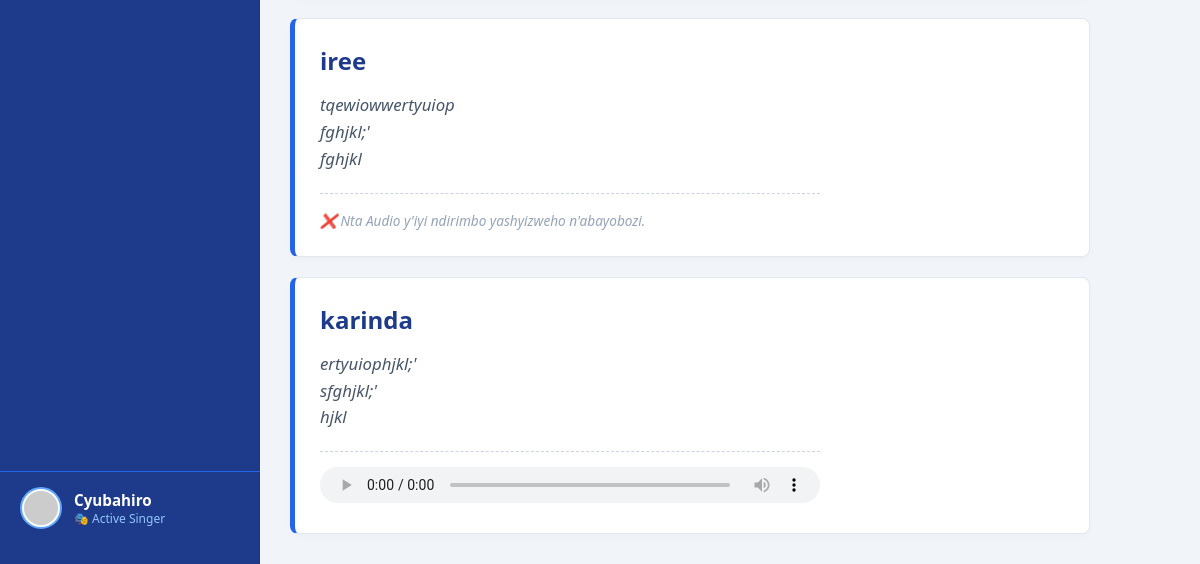
Before: /songs/ (signed in, lower part) with the older database file.
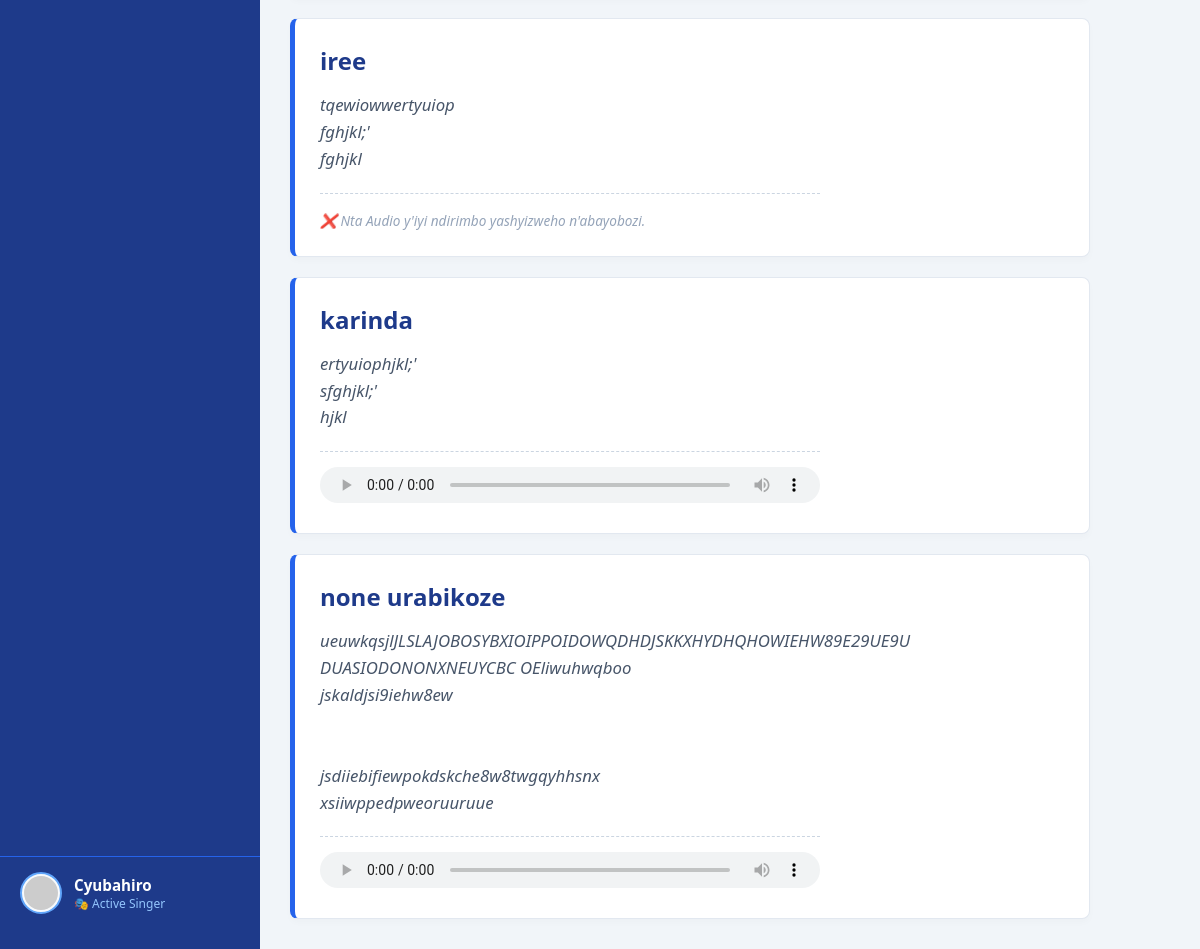
After: the same page with the newer database file.
### choir_app/models.py (models this page shows, shortened)
class Song(models.Model):
    title = models.CharField(max_length=200)
    lyrics = models.TextField()
    audio_file = models.FileField(upload_to='choir_audios/', blank=True, null=True)

### choir_app/views.py (the view)
# urls.py: path('songs/', views.songs_list, name='songs_list'),
@login_required(login_url='/login/')
def songs_list(request):
    songs = Song.objects.all()
    return render(request, 'choir_app/songs.html', {'songs': songs})

### choir_app/templates/choir_app/songs.html (shortened to what this page needs)
<!DOCTYPE html>
<html lang="en">
<head>
</head>
<body>
    <div class="sidebar">
<div class="side-user-box" style="padding: 15px 20px; border-top: 1px solid #2563eb; display: flex; align-items: center; gap: 12px; background: #1e3a8a;">
    <img src="https://dicebear.com{{ request.user.username }}" class="user-avatar" style="width: 42px; height: 42px; border-radius: 50%; border: 2px solid #60a5fa; background: #f8fafc; padding: 2px;" alt="Avatar">
    <div class="user-info-mini" style="display: flex; flex-direction: column;">
        <span class="user-names-mini" style="font-weight: bold; color: white; font-size: 0.95em; text-transform: capitalize;">{{ request.user.username }}</span>
        <span style="font-size: 0.75em; color: #93c5fd; font-weight: 500;">🎭 Active Singer</span>
    </div>
</div>
    </div>
    <div class="main-content">
        <div class="songs-list-container">
            {% for song in songs %}
                <div class="song-display-card">
                    <h3>{{ song.title }}</h3>
                    <div class="song-lyrics-content">{{ song.lyrics }}</div>
                    <div class="audio-wrapper">
                        {% if song.audio_file %}
                            <audio controls class="audio-controls-element">
                                <source src="{{ song.audio_file.url }}" type="audio/mpeg">
                            </audio>
                        {% else %}
                            <span style="font-size: 0.85em; color: #94a3b8; font-style: italic;">❌ Nta Audio y'iyi ndirimbo yashyizweho n'abayobozi.</span>
                        {% endif %}
                    </div>
                </div>
            {% empty %}
                <div style="background: white; padding: 30px; text-align: center; border-radius: 8px; color: #94a3b8; font-style: italic; border: 1px solid #e2e8f0;">
                    Nta ndirimbo ziri muri repertoire racyandikwa muri system.
                </div>
            {% endfor %}
        </div>
    </div>
</body>
</html>

Changed rows visible on the page:
added Song: title "none urabikoze", lyrics "ueuwkqsjlJLSLAJOBOSYBXIOIPPOIDOWQDHDJSKKXHYDHQHOWIEHW89E29UE9U DUASIODONONXNEUYCBC OEliwuhwqboo jskaldjsi9iehw8ew jsdiiebifiewpokdskche8w8twgqyhhsnx xsiiwppedpweoruuruue"
